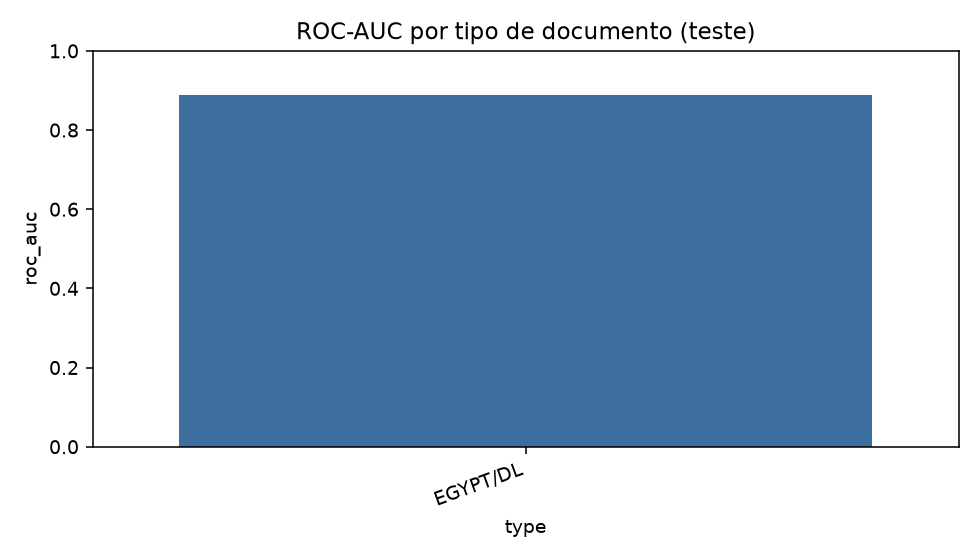
#> input picture freuid-trabalho/reports/auc_by_type_logistic_regression.png, 980 x 560 px
$ python -i features.py   (imports and definitions only)
#> lines starting #> are read from the running program, lines starting #| are printed output that depends on the picture
"""Extração de características clássicas a partir das imagens (sem deep learning)."""

from __future__ import annotations

from pathlib import Path

import numpy as np
from PIL import Image
from tqdm import tqdm

from config import IMG_SIZE, SUBSET_DIR


def _hist_features(arr: np.ndarray, bins: int = 16) -> np.ndarray:
    feats = []
    for c in range(arr.shape[2]):
        h, _ = np.histogram(arr[:, :, c], bins=bins, range=(0, 256), density=True)
        feats.append(h.astype(np.float32))
    return np.concatenate(feats)


def _stat_features(arr: np.ndarray) -> np.ndarray:
    # média/desvio/min/max por canal + luminância
    ch = arr.astype(np.float32)
    stats = []
    for c in range(3):
        x = ch[:, :, c]
        stats.extend([x.mean(), x.std(), x.min(), x.max()])
    gray = 0.299 * ch[:, :, 0] + 0.587 * ch[:, :, 1] + 0.114 * ch[:, :, 2]
    # gradientes simples (artefatos de edição / compressão)
    gx = np.abs(np.diff(gray, axis=1)).mean()
    gy = np.abs(np.diff(gray, axis=0)).mean()
    stats.extend([gray.mean(), gray.std(), gx, gy])
    return np.asarray(stats, dtype=np.float32)


def extract_one(path: Path, size: int = IMG_SIZE) -> np.ndarray:
#> called with size = 128
    with Image.open(path) as im:
#> im is the input picture: PIL image 980x560 RGBA; mean R, G, B, A 164.9, 187.1, 208.8, 255
        im = im.convert("RGB").resize((size, size), Image.BILINEAR)
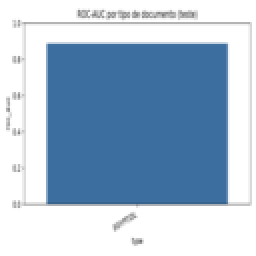
#> im: PIL image 128x128 RGB (shown 2 times larger); mean R, G, B 164.9, 187.1, 208.8
        arr = np.asarray(im, dtype=np.uint8)
    return np.concatenate([_hist_features(arr), _stat_features(arr)])
#> after the loop in _hist_features, `for c in range(arr.shape[2]):`: feats = 3 items
#> the loop in _stat_features, `for c in range(3):` made 3 passes
#> pass 1, in _stat_features, `x = ch[:, :, c]`:
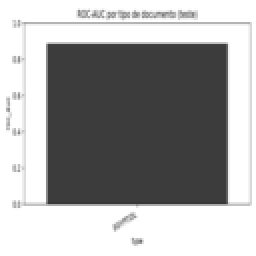
#> x: shape (128, 128) float32 (shown 2 times larger); min 55, max 255, mean 164.9
#> pass 2, in _stat_features, `x = ch[:, :, c]`:
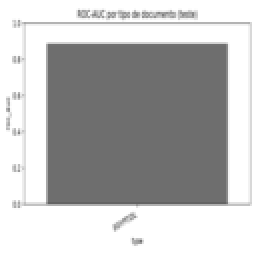
#> x: shape (128, 128) float32 (shown 2 times larger); min 98, max 255, mean 187.1
#> pass 3, in _stat_features, `x = ch[:, :, c]`:
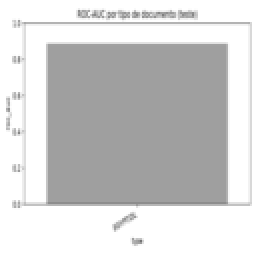
#> x: shape (128, 128) float32 (shown 2 times larger); min 115, max 255, mean 208.8
#> after the loop in _stat_features, `for c in range(3):`: stats = [164.9, 94.11, 55, 255, 187.1, 69.88, 98, 255, 208.8, 46.54, 115, 255]
#> in _stat_features, `gx = np.abs(np.diff(gray, axis=1)).mean()`: gx = 3.45
#> in _stat_features, `gy = np.abs(np.diff(gray, axis=0)).mean()`: gy = 4.37


def extract_matrix(image_paths: list[str], size: int = IMG_SIZE) -> np.ndarray:
    rows = []
    for rel in tqdm(image_paths, desc="features"):
        local = SUBSET_DIR / Path(rel).name
        rows.append(extract_one(local, size=size))
    return np.vstack(rows)

>>> result = extract_one('../reports/auc_by_type_logistic_regression.png')
#> result = 64 values, max 255 at index 51, min 0 at index 0, mean 32.34

$ run again, on freuid-trabalho/reports/cm_logistic_regression_id.png
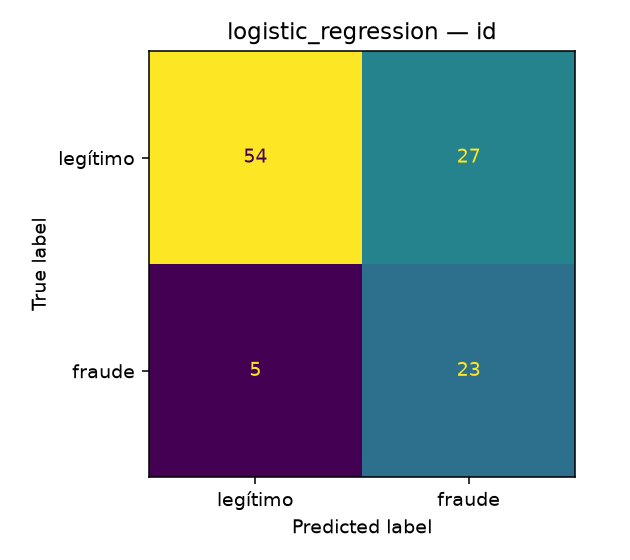
#> input picture freuid-trabalho/reports/cm_logistic_regression_id.png, 630 x 560 px
#> in extract_one, im is the input picture: PIL image 630x560 RGBA; mean R, G, B, A 171.7, 181, 171.7, 255
#> in extract_one, `im = im.convert("RGB").resize((size, size), Image.BILINEAR)`:
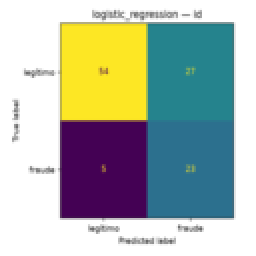
#> im: PIL image 128x128 RGB (shown 2 times larger); mean R, G, B 171.7, 181, 171.7
#> after the loop in _hist_features, `for c in range(arr.shape[2]):`: feats = 3 items
#> after the loop in _stat_features, `for c in range(3):`: stats = [171.7, 97.82, 35, 255, 181, 87.93, 1, 255, 171.7, 81.41, 34, 255]
#> in _stat_features, `gray = 0.299 * ch[:, :, 0] + 0.587 * ch[:, :, 1] + 0.114 * ch[:, :, 2]`:
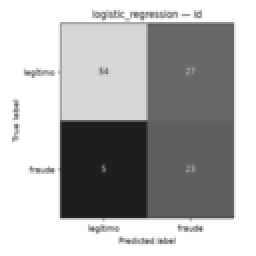
#> gray: shape (128, 128) float32 (shown 2 times larger); min 30.49, max 255, mean 177.1
#> gx = 4.09
#> gy = 4.47
#> result = 64 values, max 255 at index 51, min 0 at index 0, mean 29.64

$ run again, on freuid-trabalho/reports/cm_logistic_regression_ood.png
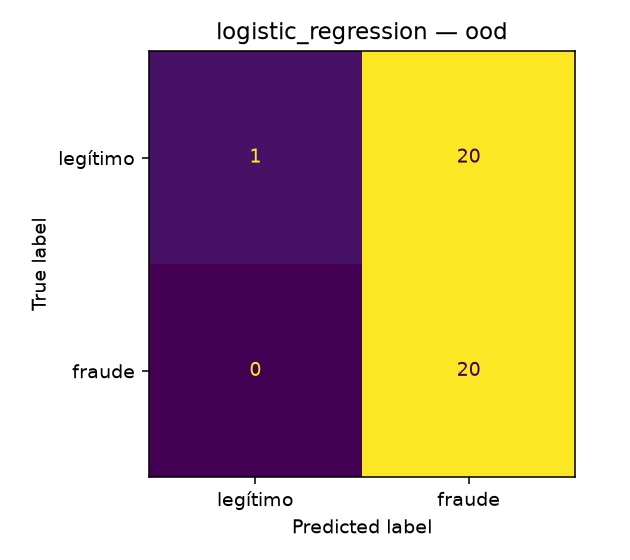
#> input picture freuid-trabalho/reports/cm_logistic_regression_ood.png, 630 x 560 px
#> in extract_one, im is the input picture: PIL image 630x560 RGBA; mean R, G, B, A 202.5, 181.5, 153, 255
#> in extract_one, `im = im.convert("RGB").resize((size, size), Image.BILINEAR)`:
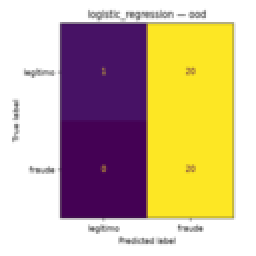
#> im: PIL image 128x128 RGB (shown 2 times larger); mean R, G, B 202.5, 181.5, 153
#> after the loop in _hist_features, `for c in range(arr.shape[2]):`: feats = 3 items
#> after the loop in _stat_features, `for c in range(3):`: stats = [202.5, 79.7, 63, 255, 181.5, 102.2, 1, 255, 153, 95.01, 34, 255]
#> in _stat_features, `gray = 0.299 * ch[:, :, 0] + 0.587 * ch[:, :, 1] + 0.114 * ch[:, :, 2]`:
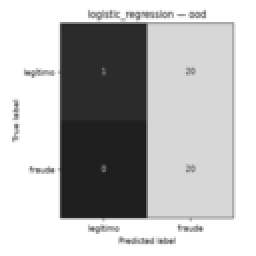
#> gray: shape (128, 128) float32 (shown 2 times larger); min 30.49, max 255, mean 184.6
#> gx = 4.7
#> gy = 4.06
#> result = 64 values, max 255 at index 51, min 0 at index 0, mean 30.62
